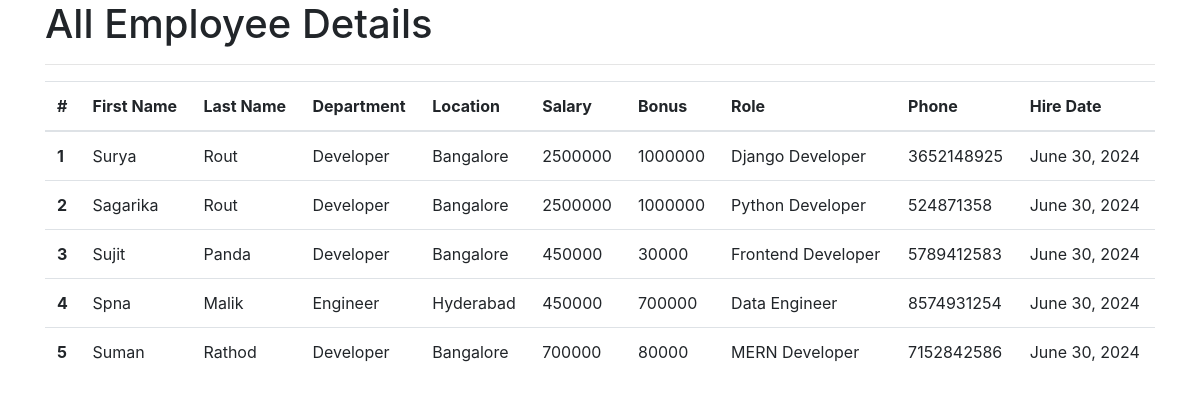
The app's page /view_emp/ with its own data.
### employee_app/models.py (models this page shows, shortened)
class Employee(models.Model):
  first_name=models.CharField(max_length=100, null=False)
  last_name=models.CharField(max_length=100)
  dept=models.ForeignKey(Department, on_delete=models.CASCADE)
  salary=models.IntegerField(default=0)
  bonus=models.IntegerField(default=0)
  role=models.ForeignKey(Role, on_delete=models.CASCADE)
  phone=models.IntegerField(default=0)
  hire_date=models.DateField(auto_now_add=True)

class Department(models.Model):
  name=models.CharField(max_length=100, null=False)
  location=models.CharField(max_length=100)

class Role(models.Model):
  name=models.CharField(max_length=100, null=False)

### employee_app/views.py (the view)
# urls.py: path('view_emp/', views.all_emp, name='all_emp'),
def all_emp(request):
  emps=Employee.objects.all()
  context = {
    'emps':emps
  }
  return render(request,'View_emp.html', context)

### employee_app/templates/View_emp.html (shortened to what this page needs)
<!doctype html>
<html lang="en">
<head>
    <link rel="stylesheet" href="https://cdn.jsdelivr.net/npm/bootstrap@4.4.1/dist/css/bootstrap.min.css">
</head>
<body>
    <div class="container">
        <h1>All Employee Details</h1>
        <hr>
        <table class="table">
            <thead>
                <tr>
                    <th scope="col">#</th>
                    <th scope="col">First Name</th>
                    <th scope="col">Last Name</th>
                    <th scope="col">Department</th>
                    <th scope="col">Location</th>
                    <th scope="col">Salary</th>
                    <th scope="col">Bonus</th>
                    <th scope="col">Role</th>
                    <th scope="col">Phone</th>
                    <th scope="col">Hire Date</th>
                </tr>
            </thead>
            <tbody>
                {% for i in emps %}
                <tr>
                    <th scope="row">{{ i.id }}</th>
                    <td>{{ i.first_name }}</td>
                    <td>{{ i.last_name }}</td>
                    <td>{{ i.dept.name }}</td>
                    <td>{{ i.dept.location }}</td>
                    <td>{{ i.salary }}</td>
                    <td>{{ i.bonus }}</td>
                    <td>{{ i.role.name }}</td>
                    <td>{{ i.phone }}</td>
                    <td>{{ i.hire_date }}</td>
                </tr>
                {% endfor %}
            </tbody>
        </table>
    </div>
</body>
</html>

### records on screen
Employee: id "1", first_name "Surya", last_name "Rout", dept.name "Developer", dept.location "Bangalore", salary "2500000", bonus "1000000", role.name "Django Developer", phone "3652148925", hire_date "June 30, 2024"
Employee: id "2", first_name "Sagarika", last_name "Rout", dept.name "Developer", dept.location "Bangalore", salary "2500000", bonus "1000000", role.name "Python Developer", phone "524871358", hire_date "June 30, 2024"
Employee: id "3", first_name "Sujit", last_name "Panda", dept.name "Developer", dept.location "Bangalore", salary "450000", bonus "30000", role.name "Frontend Developer", phone "5789412583", hire_date "June 30, 2024"
Employee: id "4", first_name "Spna", last_name "Malik", dept.name "Engineer", dept.location "Hyderabad", salary "450000", bonus "700000", role.name "Data Engineer", phone "8574931254", hire_date "June 30, 2024"
Employee: id "5", first_name "Suman", last_name "Rathod", dept.name "Developer", dept.location "Bangalore", salary "700000", bonus "80000", role.name "MERN Developer", phone "7152842586", hire_date "June 30, 2024"
